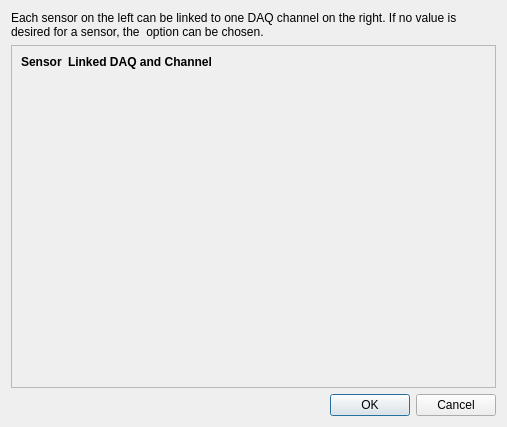
<?xml version="1.0" encoding="UTF-8"?>
<ui version="4.0">
 <class>DAQLinkDialog</class>
 <widget class="QDialog" name="DAQLinkDialog">
  <property name="geometry">
   <rect>
    <x>0</x>
    <y>0</y>
    <width>507</width>
    <height>427</height>
   </rect>
  </property>
  <property name="windowTitle">
   <string>Link Sensors to DAQ Channels</string>
  </property>
  <layout class="QVBoxLayout" name="verticalLayout">
   <item>
    <widget class="QLabel" name="label">
     <property name="text">
      <string>Each sensor on the left can be linked to one DAQ channel on the right. If no value is desired for a sensor, the &lt;unlinked&gt; option can be chosen.</string>
     </property>
     <property name="wordWrap">
      <bool>true</bool>
     </property>
    </widget>
   </item>
   <item>
    <widget class="QScrollArea" name="scrollArea">
     <property name="focusPolicy">
      <enum>Qt::NoFocus</enum>
     </property>
     <property name="widgetResizable">
      <bool>true</bool>
     </property>
     <widget class="QWidget" name="scrollAreaWidgetContents">
      <property name="geometry">
       <rect>
        <x>0</x>
        <y>0</y>
        <width>487</width>
        <height>338</height>
       </rect>
      </property>
      <layout class="QVBoxLayout" name="verticalLayout_2">
       <item>
        <layout class="QFormLayout" name="scrollAreaWidgetLayout">
         <item row="0" column="0">
          <widget class="QLabel" name="label_2">
           <property name="text">
            <string>&lt;html&gt;&lt;head/&gt;&lt;body&gt;&lt;p&gt;&lt;span style=&quot; font-weight:600;&quot;&gt;Sensor&lt;/span&gt;&lt;/p&gt;&lt;/body&gt;&lt;/html&gt;</string>
           </property>
          </widget>
         </item>
         <item row="0" column="1">
          <widget class="QLabel" name="label_3">
           <property name="text">
            <string>&lt;html&gt;&lt;head/&gt;&lt;body&gt;&lt;p&gt;&lt;span style=&quot; font-weight:600;&quot;&gt;Linked DAQ and Channel&lt;/span&gt;&lt;/p&gt;&lt;/body&gt;&lt;/html&gt;</string>
           </property>
          </widget>
         </item>
        </layout>
       </item>
      </layout>
     </widget>
    </widget>
   </item>
   <item>
    <widget class="QDialogButtonBox" name="buttonBox">
     <property name="orientation">
      <enum>Qt::Horizontal</enum>
     </property>
     <property name="standardButtons">
      <set>QDialogButtonBox::Cancel|QDialogButtonBox::Ok</set>
     </property>
    </widget>
   </item>
  </layout>
 </widget>
 <resources/>
 <connections>
  <connection>
   <sender>buttonBox</sender>
   <signal>accepted()</signal>
   <receiver>DAQLinkDialog</receiver>
   <slot>accept()</slot>
   <hints>
    <hint type="sourcelabel">
     <x>248</x>
     <y>254</y>
    </hint>
    <hint type="destinationlabel">
     <x>157</x>
     <y>274</y>
    </hint>
   </hints>
  </connection>
  <connection>
   <sender>buttonBox</sender>
   <signal>rejected()</signal>
   <receiver>DAQLinkDialog</receiver>
   <slot>reject()</slot>
   <hints>
    <hint type="sourcelabel">
     <x>316</x>
     <y>260</y>
    </hint>
    <hint type="destinationlabel">
     <x>286</x>
     <y>274</y>
    </hint>
   </hints>
  </connection>
 </connections>
</ui>
